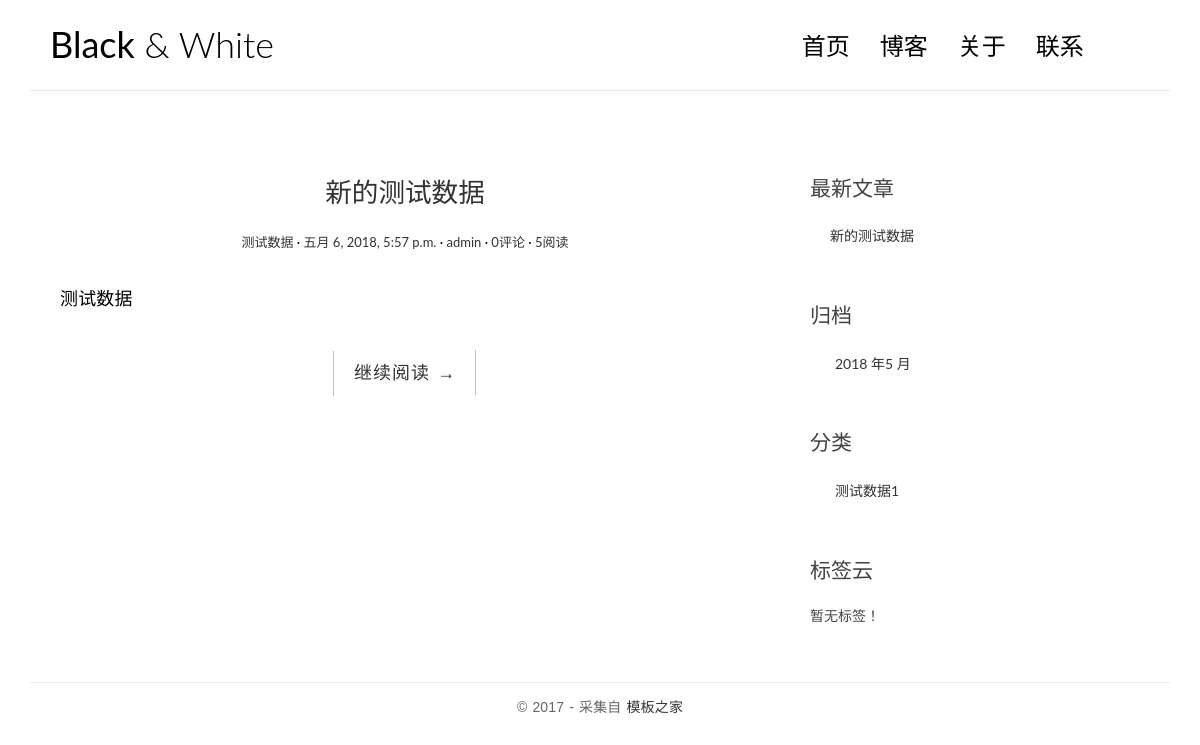
Before: / with the older database file.
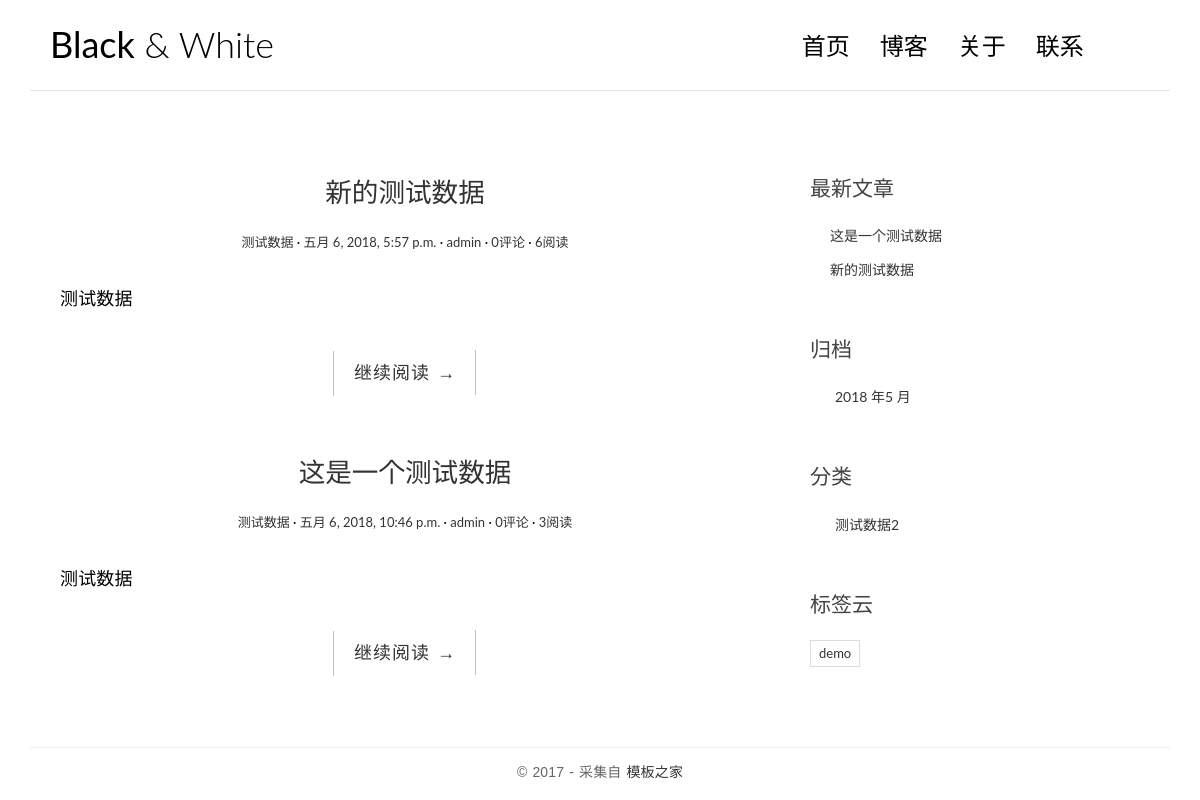
After: the same page with the newer database file.
### blog/models.py (models this page shows, shortened)
@python_2_unicode_compatible
class Post(models.Model):
    title = models.CharField(max_length=100)
    body = models.TextField()
    created_time = models.DateTimeField()
    modified_time = models.DateTimeField()
    excerpt = models.TextField(max_length=200, blank=True)
    category = models.ForeignKey(Category)
    tags = models.ManyToManyField(Tag, blank=True)
    views = models.PositiveIntegerField(default=0)
    author = models.ForeignKey(User)
    def get_absolute_url(self):
        return reverse('blog:detail', kwargs={'pk': self.pk})

@python_2_unicode_compatible
class Category(models.Model):
    name = models.CharField(max_length=100)

@python_2_unicode_compatible
class Tag(models.Model):
    name = models.CharField(max_length=100)

### blog/views.py (the view, shortened to what this page needs)
# urls.py: url(r'^$', views.IndexView.as_view(), name="index"),
class IndexView(ListView):
    model = Post
    template_name = 'blog/index.html'
    context_object_name = 'post_list'
    paginate_by = 10
    def get_context_data(self, **kwargs):
        context = super().get_context_data(**kwargs)
        paginator = context.get('paginator')
        page = context.get('page_obj')
        is_paginated = context.get('is_paginated')
        pagination_data = self.pagination_data(paginator, page, is_paginated)
        context.update(pagination_data)
        return context
    def pagination_data(self, paginator, page, is_paginated):
        if not is_paginated:
            return {}

### blog/templatetags/blog_tags.py (called while the page is built)
@register.simple_tag
def get_recent_posts(num=5):
    return Post.objects.order_by('-created_time')[:num]

@register.simple_tag
def archives():
    return Post.objects.dates("created_time", "month", order="DESC")

@register.simple_tag
def get_categories():
    return Category.objects.annotate(num_posts=Count('post')).filter(num_posts__gt=0)

@register.simple_tag
def get_tags():
    return Tag.objects.annotate(num_posts=Count('post')).filter(num_posts__gt=0)

### templates/blog/index.html (shortened to what this page needs)
{% extends 'base.html' %} {% block main %} {% for post in post_list %}
<article class="post post-{{ post.pk }}">
    <header class="entry-header">
        <h1 class="entry-title">
            <a href="{{ post.get_absolute_url }}">{{ post.title }}</a>
        </h1>
        <div class="entry-meta">
            <span class="post-category">
                <a href="#">{{ post.category.name }}</a>
            </span>
            <span class="post-date">
                <a href="#">
                    <time class="entry-date" datetime="{{ post.created_time }}">{{ post.created_time }}</time>
                </a>
            </span>
            <span class="post-author">
                <a href="#">{{ post.author }}</a>
            </span>
            <span class="comments-link">
                <a href="#">{{ post.comment_set.count}}评论</a>
            </span>
            <span class="views-count">
                <a href="{{ post.get_absolute_url }}">{{ post.views}}阅读</a>
            </span>
        </div>
    </header>
    <div class="entry-content clearfix">
        <p>{{ post.excerpt }}</p>
        <div class="read-more cl-effect-14">
            <a href="{{ post.get_absolute_url }}" class="more-link">继续阅读
                <span class="meta-nav">→</span>
            </a>
        </div>
    </div>
</article>
{% empty %}
<div class="no-post">暂时还没有发布的文章！</div>
{% endfor %}
{% endblock %}

### templates/base.html (shortened to what the changed rows need)
 {% load staticfiles %}
 {% load blog_tags %}
<!DOCTYPE html>
<html>
<head>
    <link rel="stylesheet" href="{% static 'css/bootstrap.min.css' %}">
    <link rel="stylesheet" href="http://code.ionicframework.com/ionicons/2.0.1/css/ionicons.min.css">
    <link rel="stylesheet" href="{% static 'css/pace.css' %}">
    <link rel="stylesheet" href="{% static 'css/custom.css' %}">
</head>
<body>
    <div class="container">
        <header id="site-header">
            <div class="row">
                <div class="col-md-4 col-sm-5 col-xs-8">
                    <div class="logo">
                        <h1>
                            <a href="{% url 'blog:index' %}">
                                <b>Black</b> &amp; White</a>
                        </h1>
                    </div>
                </div>
            </div>
        </header>
    </div>
    <div class="content-body">
        <div class="container">
            <div class="row">
                <main class="col-md-8">
                    {% block  main %}
                    {% endblock %}
                </main>
                <aside class="col-md-4">
                    <div class="widget widget-recent-posts">
                        {% get_recent_posts as recent_post_list %}
                        <ul>
                            {% for post in recent_post_list %}
                            <li>
                                <a href="{{ post.get_absolute_url }}">{{ post.title }}</a>
                            </li>
                            {% empty %}
                            暂无文章！
                            {% endfor %}
                        </ul>
                    </div>
                    <div class="widget widget-archives">
                        {% archives as date_list %}
                        <ul>
                            {% for date in date_list %}
                            <li>
                                <a href="{% url 'blog:archives' date.year date.month %}">{{ date.year }} 年{{ date.month }} 月</a>
                            </li>
                            {% empty %}
                            暂无归档！
                            {% endfor %}
                        </ul>
                    </div>
                    <div class="widget widget-category">
                        {% get_categories as category_list %}
                        <ul>
                            {% for category in category_list %}
                            <li>
                                <a href="{% url 'blog:category' category.pk %}">{{ category.name }}<span class="post-count">{{ category.num_posts }}</span></a>
                            </li>
                            {% empty %}
                            暂无分类！
                            {% endfor %}
                        </ul>
                    </div>
                    <div class="widget widget-tag-cloud">
                        <h3 class="widget-title">标签云</h3>
                        {% get_tags as tag_list %}
                        <ul>
                            {% for tag in tag_list %}
                            <li>
                                <a href="{% url 'blog:tag' tag.pk %}">{{ tag.name }}</a>
                            </li>
                            {% empty %}
                            暂无标签！
                            {% endfor %}
                        </ul>
                    </div>
                </aside>
            </div>
        </div>
    </div>
</body>
</html>

Changed rows visible on the page:
changed Post "新的测试数据": views "5" → "6"
added Post: title "这是一个测试数据", category.name "测试数据", created_time "五月 6, 2018, 10:46 p.m.", author "admin", comment_set.count "0", views "3", excerpt "测试数据"
computed for Category "测试数据": num_posts "1" → "2"
added Tag: name "demo"
Other visible differences:
text no longer shown: "暂无标签！"
